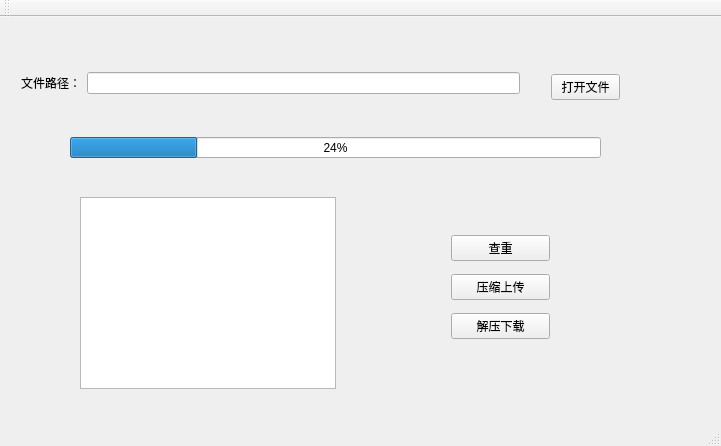
<?xml version="1.0" encoding="UTF-8"?>
<ui version="4.0">
 <class>MainWindow</class>
 <widget class="QMainWindow" name="MainWindow">
  <property name="geometry">
   <rect>
    <x>0</x>
    <y>0</y>
    <width>721</width>
    <height>446</height>
   </rect>
  </property>
  <property name="windowTitle">
   <string>MainWindow</string>
  </property>
  <widget class="QWidget" name="centralWidget">
   <widget class="QProgressBar" name="progressBar">
    <property name="geometry">
     <rect>
      <x>70</x>
      <y>120</y>
      <width>531</width>
      <height>21</height>
     </rect>
    </property>
    <property name="value">
     <number>24</number>
    </property>
   </widget>
   <widget class="QWidget" name="layoutWidget">
    <property name="geometry">
     <rect>
      <x>10</x>
      <y>40</y>
      <width>521</width>
      <height>52</height>
     </rect>
    </property>
    <layout class="QHBoxLayout" name="horizontalLayout_2" stretch="0,0">
     <item>
      <widget class="QLabel" name="label">
       <property name="text">
        <string>文件路径：</string>
       </property>
      </widget>
     </item>
     <item>
      <widget class="QLineEdit" name="lineEdit"/>
     </item>
    </layout>
   </widget>
   <widget class="QTextBrowser" name="textEdit_show">
    <property name="geometry">
     <rect>
      <x>80</x>
      <y>180</y>
      <width>256</width>
      <height>192</height>
     </rect>
    </property>
   </widget>
   <widget class="QWidget" name="verticalLayoutWidget_2">
    <property name="geometry">
     <rect>
      <x>440</x>
      <y>200</y>
      <width>121</width>
      <height>141</height>
     </rect>
    </property>
    <layout class="QVBoxLayout" name="verticalLayout_2">
     <item>
      <widget class="QPushButton" name="checkButton">
       <property name="text">
        <string>查重</string>
       </property>
      </widget>
     </item>
     <item>
      <widget class="QPushButton" name="codeButton">
       <property name="text">
        <string>压缩上传</string>
       </property>
      </widget>
     </item>
     <item>
      <widget class="QPushButton" name="decodeButton_2">
       <property name="text">
        <string>解压下载</string>
       </property>
      </widget>
     </item>
    </layout>
   </widget>
   <widget class="QWidget" name="verticalLayoutWidget">
    <property name="geometry">
     <rect>
      <x>540</x>
      <y>40</y>
      <width>91</width>
      <height>61</height>
     </rect>
    </property>
    <layout class="QVBoxLayout" name="verticalLayout">
     <item>
      <widget class="QPushButton" name="openButton">
       <property name="text">
        <string>打开文件</string>
       </property>
      </widget>
     </item>
    </layout>
   </widget>
  </widget>
  <widget class="QMenuBar" name="menuBar">
   <property name="geometry">
    <rect>
     <x>0</x>
     <y>0</y>
     <width>721</width>
     <height>21</height>
    </rect>
   </property>
  </widget>
  <widget class="QToolBar" name="mainToolBar">
   <attribute name="toolBarArea">
    <enum>TopToolBarArea</enum>
   </attribute>
   <attribute name="toolBarBreak">
    <bool>false</bool>
   </attribute>
  </widget>
  <widget class="QStatusBar" name="statusBar"/>
 </widget>
 <layoutdefault spacing="6" margin="11"/>
 <resources/>
 <connections/>
</ui>
